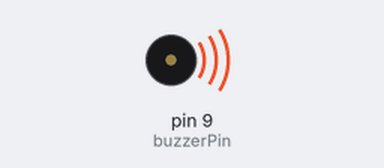
A sketch run on a simulated Arduino Uno, built with avr-gcc and run on an emulated ATmega328P. Shown: buzzer (waves = sounding). At 8.7 s the program stops and its outputs stay as they are.

Above: at 0.1 s.
At 8.7 s:
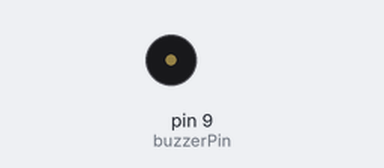
Timing chart, 0 to 10.2 s (numbered marks = the images above):
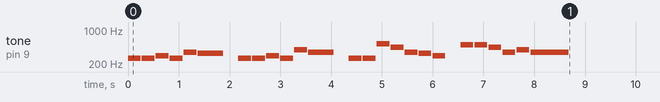

The sketch:

happy_birthday.ino
```cpp
/*
SparkFun Inventor's Kit
Example sketch 11

BUZZER

  Use the buzzer to play a song!

  The buzzer in your Inventor's Kit is an electromechanical
  component you can use to make noise. Inside the buzzer is a
  coil of wire and a small magnet. When current flows through
  the coil, it becomes magnetized and pulls towards the magnet,
  creating a tiny "click". When you do this thousands of times
  per second, you create tones.

  The Arduino has a built-in command called tone() which clicks
  the buzzer at a certain frequency. This sketch knows the
  frequencies of the common notes, allowing you to create songs.
  We're never going to let you down!

Hardware connections:

  The buzzer has two pins. One is positive and one is negative.
  The postitive pin is marked by a "+" symbol on both the top
  and bottom of the buzzer.

  Connect the positive pin to Arduino digital pin 9.
  (Note that this must be a PWM pin.)
  Connect the negative pin to GND.

  Tip: if the buzzer doesn't fit into the breadboard easily,
  try rotating it slightly to fit into diagonal holes.

This sketch was written by SparkFun Electronics,
with lots of help from the Arduino community.
(This sketch was originally developed by D. Cuartielles for K3)
This code is completely free for any use.
Visit http://learn.sparkfun.com/products/2 for SIK information.
Visit http://www.arduino.cc to learn about the Arduino.

Version 2.0 6/2012 MDG
*/

/*
This sketch uses the buzzer to play songs.
The Arduino's tone() command will play notes of a given frequency.
We'll provide a function that takes in note characters (a-g),
and returns the corresponding frequency from this table:

  note 	frequency
  c     262 Hz
  d     294 Hz
  e     330 Hz
  f     349 Hz
  g     392 Hz
  a     440 Hz
  b     494 Hz
  C     523 Hz

For more information, see http://arduino.cc/en/Tutorial/Tone
*/

const int buzzerPin = 9;

// We'll set up an array with the notes we want to play
// change these values to make different songs!

// Length must equal the total number of notes and spaces

const int songLength = 28;

// Notes is an array of text characters corresponding to the notes
// in your song. A space represents a rest (no tone)

char notes[] = "ccdcfe ccdcgf ccCafed bbafgf "; // a space represents a rest

// Beats is an array of values for each note and rest.
// A "1" represents a quarter-note, 2 a half-note, etc.
// Don't forget that the rests (spaces) need a length as well.

int beats[] = {1,1,1,1,1,2,1, 1,1,1,1,1,2,1, 1,1,1,1,1,1,1,1, 1,1,1,1,1,3,1};

// The tempo is how fast to play the song.
// To make the song play faster, decrease this value.

int tempo = 250;


void setup()
{
  pinMode(buzzerPin, OUTPUT);
}


void loop()
{
  playSong();

  // We only want to play the song once, so we'll pause forever:
  while(true){}
  // If you'd like your song to play over and over,
  // remove the above statement
}

void playSong(){
  int i, duration;

  for (i = 0; i < songLength; i++) // step through the song arrays
  {
    duration = beats[i] * tempo;  // length of note/rest in ms

    if (notes[i] == ' ')          // is this a rest?
    {
      delay(duration);            // then pause for a moment
    }
    else                          // otherwise, play the note
    {
      tone(buzzerPin, frequency(notes[i]), duration);
      delay(duration);            // wait for tone to finish
    }
    delay(tempo/10);              // brief pause between notes
  }
}

int frequency(char note)
{
  // This function takes a note character (a-g), and returns the
  // corresponding frequency in Hz for the tone() function.

  int i;
  const int numNotes = 8;  // number of notes we're storing

  // The following arrays hold the note characters and their
  // corresponding frequencies. The last "C" note is uppercase
  // to separate it from the first lowercase "c". If you want to
  // add more notes, you'll need to use unique characters.

  // For the "char" (character) type, we put single characters
  // in single quotes.

  char names[] = { 'c', 'd', 'e', 'f', 'g', 'a', 'b', 'C' };
  int frequencies[] = {262, 294, 330, 349, 392, 440, 494, 523};

  // Now we'll search through the letters in the array, and if
  // we find it, we'll return the frequency for that note.

  for (i = 0; i < numNotes; i++)  // Step through the notes
  {
    if (names[i] == note)         // Is this the one?
    {
      return(frequencies[i]);     // Yes! Return the frequency
    }
  }
  return(0);  // We looked through everything and didn't find it,
              // but we still need to return a value, so return 0.
}
```

Measured:
- by itself, tone on pin 9 (buzzerPin): plays 262 Hz for 0.25 s, 262 Hz for 0.25 s, 294 Hz for 0.25 s, 262 Hz for 0.25 s, 349 Hz for 0.25 s, 330 Hz for 0.50 s … (25 notes in this stretch)
